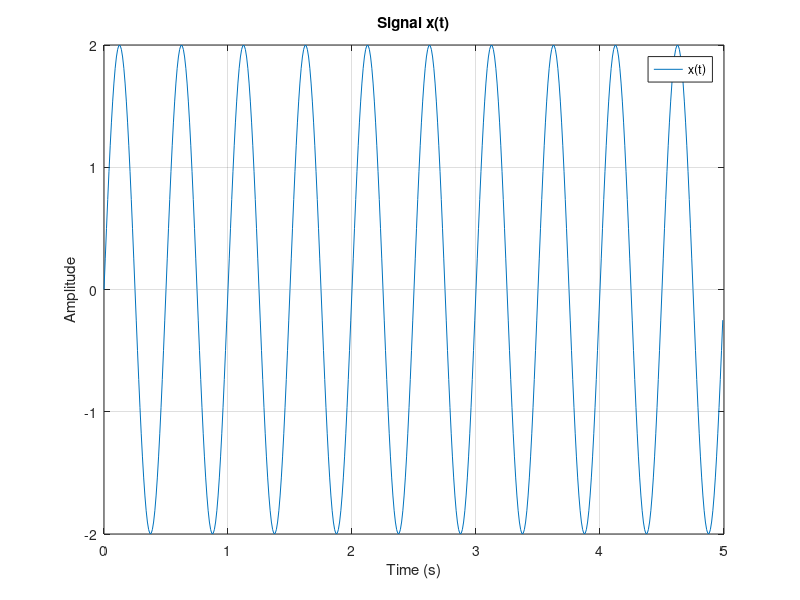
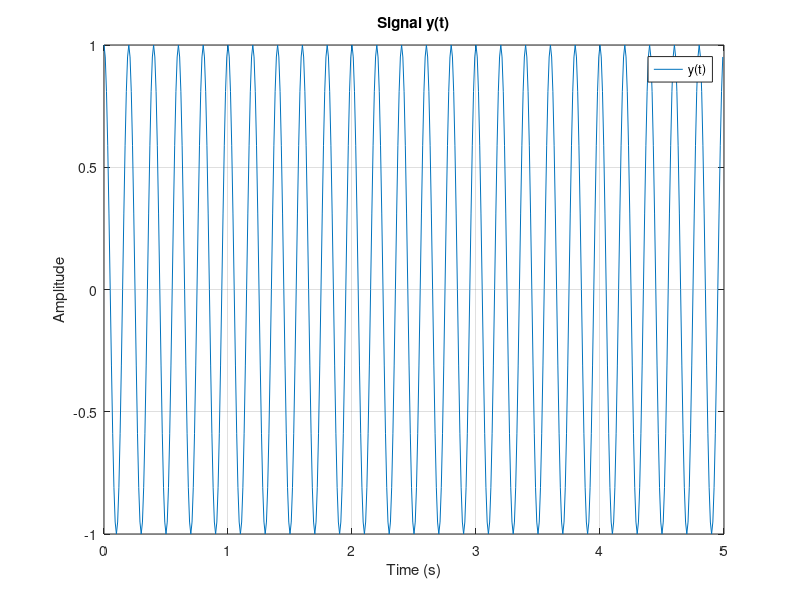
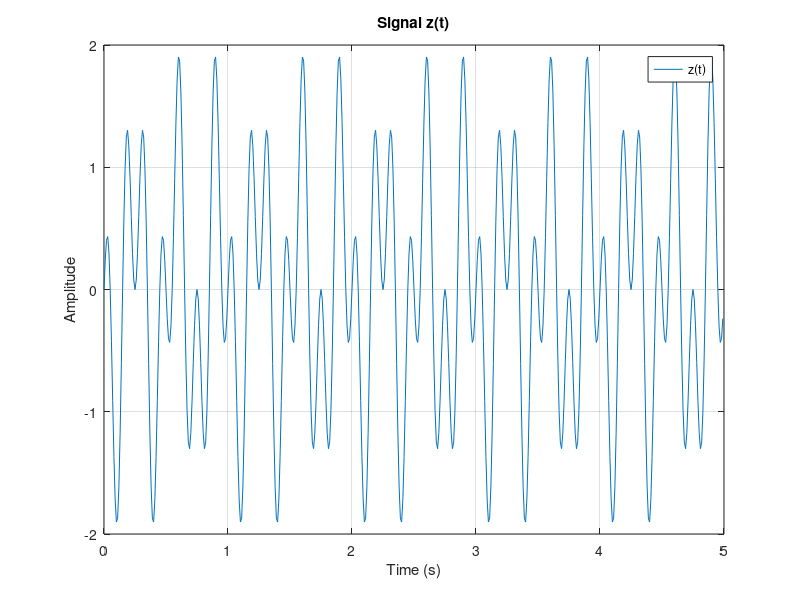
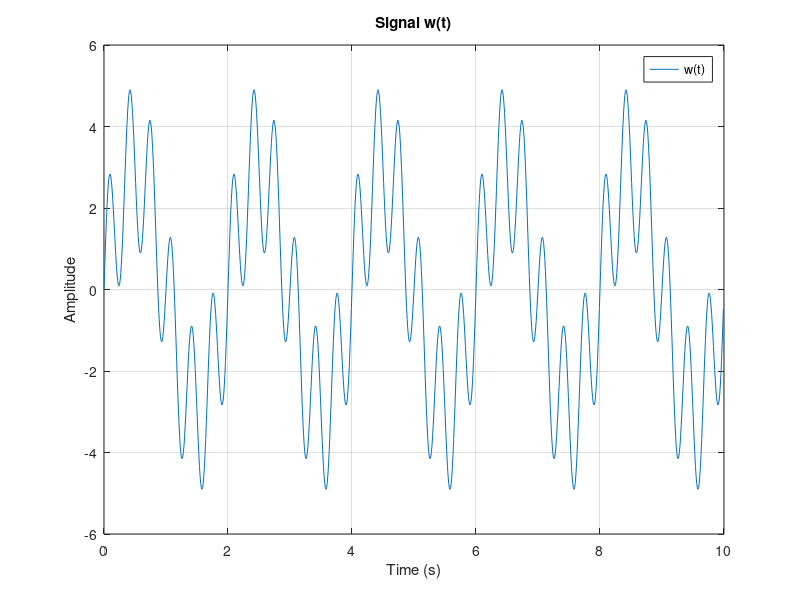

Write MATLAB code to recreate these figures, in order.
%
% Created by Tiago Carvalho Mendes
% October, 2019 - University of Aveiro
%

clear;
close all;
clc;

Ta = 0.01;
t = [0:Ta:5-Ta]';
x = 2*sin(4*pi*t);

figure(21);
plot(t,x);
grid on;
title('Signal x(t)');
legend('x(t)');
xlabel('Time (s)');
ylabel('Amplitude');


y = cos(10*pi*t);
figure(22);
plot(t,y);
grid on;
title('Signal y(t)');
legend('y(t)');
xlabel('Time (s)');
ylabel('Amplitude');

z = x.*y;
figure(23)
plot(t,z);
grid on;
title('Signal z(t)');
legend('z(t)');
xlabel('Time (s)');
ylabel('Amplitude');

t = [0:Ta:10-Ta]';
w = 3 * sin(pi*t) + 2*sin(6*pi*t);
figure(24)
plot(t,w);
grid on;
title('Signal w(t)');
legend('w(t)');
xlabel('Time (s)');
ylabel('Amplitude');

t1 = [0:Ta:5-Ta]';
t2 = t1;
q = zeros(length(t1), length(t2));
for n = 1:length(t1)
  q(n, :) = 2*sin(2*pi*(2*t1(n) + t2));
end

figure(25);
mesh(t1,t2,q);
view(2);
